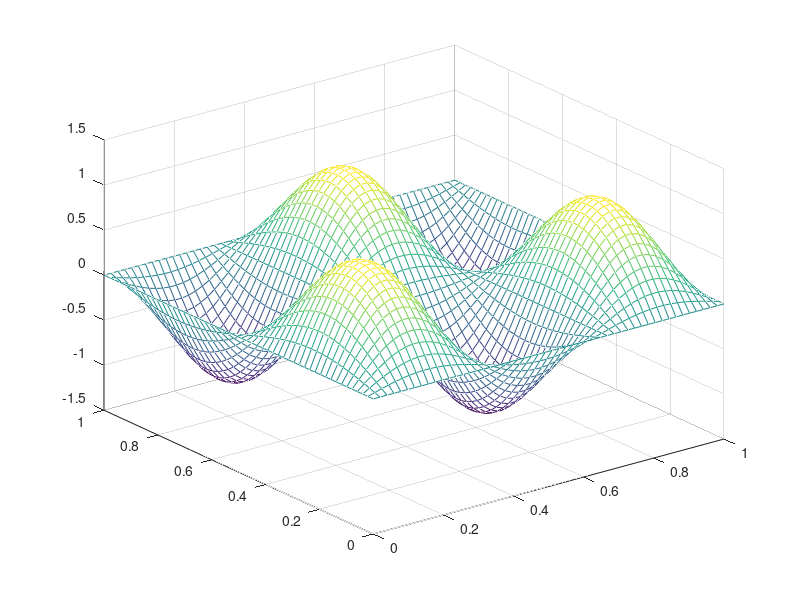

Recreate this plot in MATLAB.
close all

% Set number of iterations to be performed
nk = 300

% Set parameters alpha and beta
alpha = 2;
beta  = 3;

% Set the number of meshpoints so the interior has N x N such points
N = 50;

% Compute the distance between mesh points, in each direction
h = 1/(N+1);

% We will have arrays that capture the boundary as well as the interior
% meshpoints.  As a result, we need those arrays to be of size (N+2) x
% (N+2) so that those indexed 2:N+1, 2:N+1 represent the interior.  

% Compute the x-values at each point i,j, including the boundary
x = h * [ 0:N+1 ];   % Notice this creates a row vector

% Compute the y-values at each point i,j, including the boundary
y = h * [ 0:N+1 ];   % Notice this creates a row vector

% Create an array that captures the load at each point i,j
for i=1:N+2
    for j=1:N+2
        F( i,j ) = ...
            ( alpha^2 + beta^2 ) * pi^2 * sin( alpha * pi * x( i ) ) * sin( beta * pi * y( j ) );
    end
end

% Set the initial values at the mesh points
U = zeros( N+2, N+2 );

% Perform nk iterations
for k = 1:nk
    % k           % print current iteration index
    
    % update all the interior points
    
    % forward sweep
    for i=2:N+1
        for j=2:N+1
            U( i,j ) = ( U( i, j-1 ) + U( i-1, j ) + U( i+1, j ) + U( i, j+1 ) + h^2 * F( i, j ) ) / 4;
        end
    end
    
    % backward sweep
    for i=N+1: -1: 2
        for j=N+1: -1: 2
            U( i,j ) = ( U( i, j-1 ) + U( i-1, j ) + U( i+1, j ) + U( i, j+1 ) + h^2 * F( i, j ) ) / 4;
        end
    end
    
    % wait to continue to the next iteration
    % next = input( 'press RETURN to continue' );
end

mesh( x, y, U );
axis( [ 0 1 0 1 -1.5 1.5 ]);